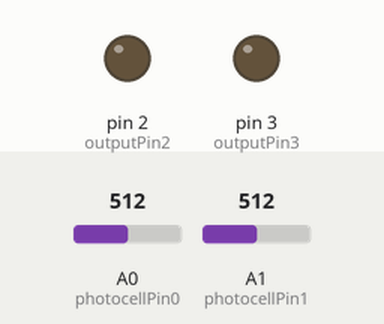
Bench run of a sketch on a simulated Arduino Uno, built with avr-gcc and run on an emulated ATmega328P. On the bench: output pins drawn as LEDs (lit = HIGH). Inputs (shaded band) come from the test bench; at power-on: A0 (photocellPin0) = 512, A1 (photocellPin1) = 512.

Above: at 1.2 s.
1.3 s: A0 (photocellPin0) set to 18
2.8 s: A0 (photocellPin0) set to 15
At 3.7 s:
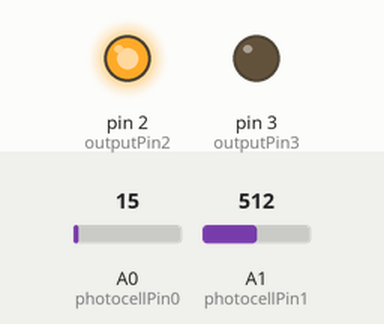
4.3 s: A1 (photocellPin1) set to 19
5.8 s: A1 (photocellPin1) set to 15
At 6.2 s:
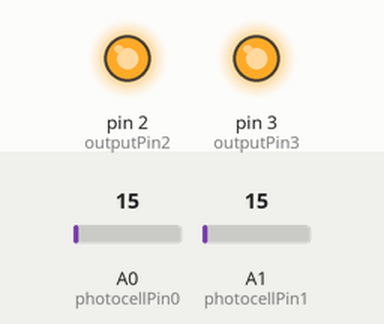
7.3 s: A0 (photocellPin0) set to 122
At 8.5 s:
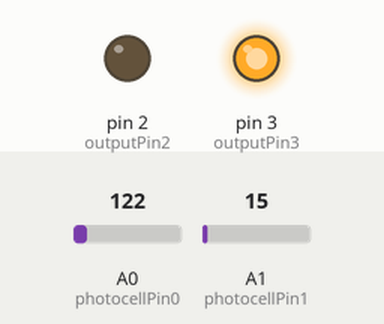
8.8 s: A0 (photocellPin0) set to 0
At 10.0 s:
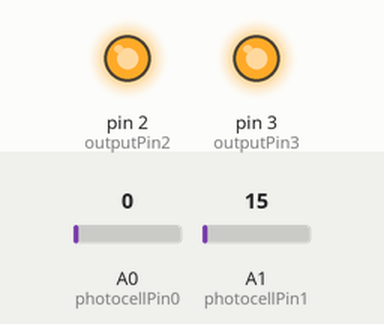
Timing chart, 0 to 11.3 s (numbered marks = the images above; inputs shaded):
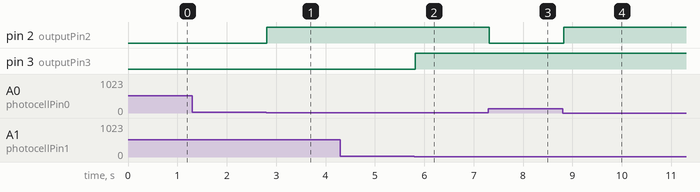

The sketch:

ACED_v1.0.ino
```cpp
// A constant that describes when its dark enough to
// light the LED. A value close to 600 will light the led
// with less darkness. Play with this number.

const int sensorDark1 = 17;
const int sensorDark2 = 17;

// the photocell voltage divider pin
int photocellPin0 = A0;
int photocellPin1 = A1;
// the LED pin
int outputPin2 = 2;
int outputPin3 = 3;

void setup()
{
    // initialize the LED pin as output
    pinMode(outputPin2, OUTPUT);
    pinMode(outputPin3, OUTPUT);
}

void loop()
{
    int analogValuePh1;
    int analogValuePh2;

    // read our photocell
    analogValuePh1 = analogRead(photocellPin0);
    analogValuePh2 = analogRead(photocellPin1);

    // The higher the analogValue reading is the darker it is.
    // If its at least as dark as our constant "sensorDark"
    // light the LED
    if ( analogValuePh1 < sensorDark1)
    {
        digitalWrite(outputPin2, HIGH);
    }
    // Otherwise turn the LED off
    else
    {
        digitalWrite(outputPin2, LOW);
    }

	if (analogValuePh2 < sensorDark2)
    {
        digitalWrite(outputPin3, HIGH);
    }
    // Otherwise turn the LED off
    else
    {
        digitalWrite(outputPin3, LOW);
    }


    // wait 1ms for better quality sensor readings
    delay(100);
}
```

Measured:
- the behaviour switches between 17 and 16 on A0 (photocellPin0) (found by bisection; images 0 and 1)
- the behaviour switches between 17 and 16 on A1 (photocellPin1) (found by bisection; images 1 and 2)
- after the input at 1.3 s, every drawn part: stays the same
- after the input at 2.8 s, pin 2 (outputPin2): LOW → HIGH at once
- after the input at 4.3 s, every drawn part: stays the same
- after the input at 5.8 s, pin 3 (outputPin3): LOW → HIGH at once
- after the input at 7.3 s, pin 2 (outputPin2): HIGH → LOW at once
- after the input at 8.8 s, pin 2 (outputPin2): LOW → HIGH at once
